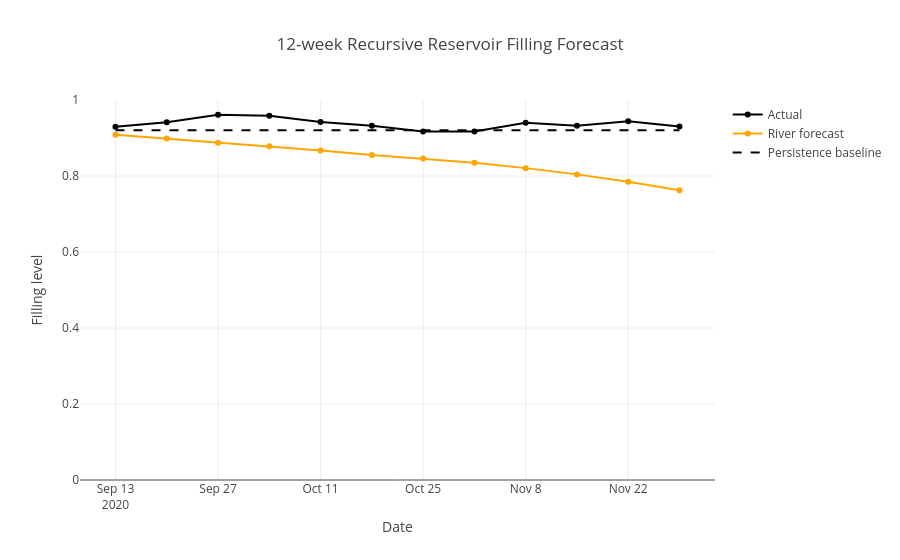

Source (notebook cell):
### Code cell
import plotly.graph_objects as go

fig = go.Figure()

fig.add_trace(go.Scatter(
    x=dates,
    y=actual,
    mode="lines+markers",
    name="Actual"
))

fig.add_trace(go.Scatter(
    x=dates,
    y=forecast,
    mode="lines+markers",
    name="River forecast",
    line=dict(color="orange")
))

fig.add_trace(go.Scatter(
    x=dates,
    y=baseline,
    mode="lines",
    name="Persistence baseline",
    line=dict(dash="dash")
))

fig.update_layout(
    title="12-week Recursive Reservoir Filling Forecast",
    xaxis_title="Date",
    yaxis_title="Filling level",
    yaxis_range=[0, 1]
)

fig.show()

### Figure 1 — Plotly figure (JSON) as saved in the notebook; plotly's stock layout.template omitted (floating-point values rounded to 4 significant figures)
{"data": [{"mode": "lines+markers", "name": "Actual", "type": "scatter", "x": ["2020-09-13T00:00:00.000000", "2020-09-20T00:00:00.000000", "2020-09-27T00:00:00.000000", "2020-10-04T00:00:00.000000", "2020-10-11T00:00:00.000000", "2020-10-18T00:00:00.000000", "2020-10-25T00:00:00.000000", "2020-11-01T00:00:00.000000", "2020-11-08T00:00:00.000000", "2020-11-15T00:00:00.000000", "2020-11-22T00:00:00.000000", "2020-11-29T00:00:00.000000"], "y": [0.9295, 0.9413, 0.961, 0.9585, 0.9421, 0.932, 0.9169, 0.9173, 0.9398, 0.9323, 0.944, 0.9304]}, {"line": {"color": "orange"}, "mode": "lines+markers", "name": "River forecast", "type": "scatter", "x": ["2020-09-13T00:00:00.000000", "2020-09-20T00:00:00.000000", "2020-09-27T00:00:00.000000", "2020-10-04T00:00:00.000000", "2020-10-11T00:00:00.000000", "2020-10-18T00:00:00.000000", "2020-10-25T00:00:00.000000", "2020-11-01T00:00:00.000000", "2020-11-08T00:00:00.000000", "2020-11-15T00:00:00.000000", "2020-11-22T00:00:00.000000", "2020-11-29T00:00:00.000000"], "y": [0.9089, 0.8986, 0.8878, 0.878, 0.8672, 0.8554, 0.846, 0.8349, 0.8207, 0.8043, 0.7848, 0.7624]}, {"line": {"dash": "dash"}, "mode": "lines", "name": "Persistence baseline", "type": "scatter", "x": ["2020-09-13T00:00:00.000000", "2020-09-20T00:00:00.000000", "2020-09-27T00:00:00.000000", "2020-10-04T00:00:00.000000", "2020-10-11T00:00:00.000000", "2020-10-18T00:00:00.000000", "2020-10-25T00:00:00.000000", "2020-11-01T00:00:00.000000", "2020-11-08T00:00:00.000000", "2020-11-15T00:00:00.000000", "2020-11-22T00:00:00.000000", "2020-11-29T00:00:00.000000"], "y": [0.9203, 0.9203, 0.9203, 0.9203, 0.9203, 0.9203, 0.9203, 0.9203, 0.9203, 0.9203, 0.9203, 0.9203]}], "layout": {"title": {"text": "12-week Recursive Reservoir Filling Forecast"}, "xaxis": {"title": {"text": "Date"}}, "yaxis": {"range": [0, 1], "title": {"text": "Filling level"}}}}
